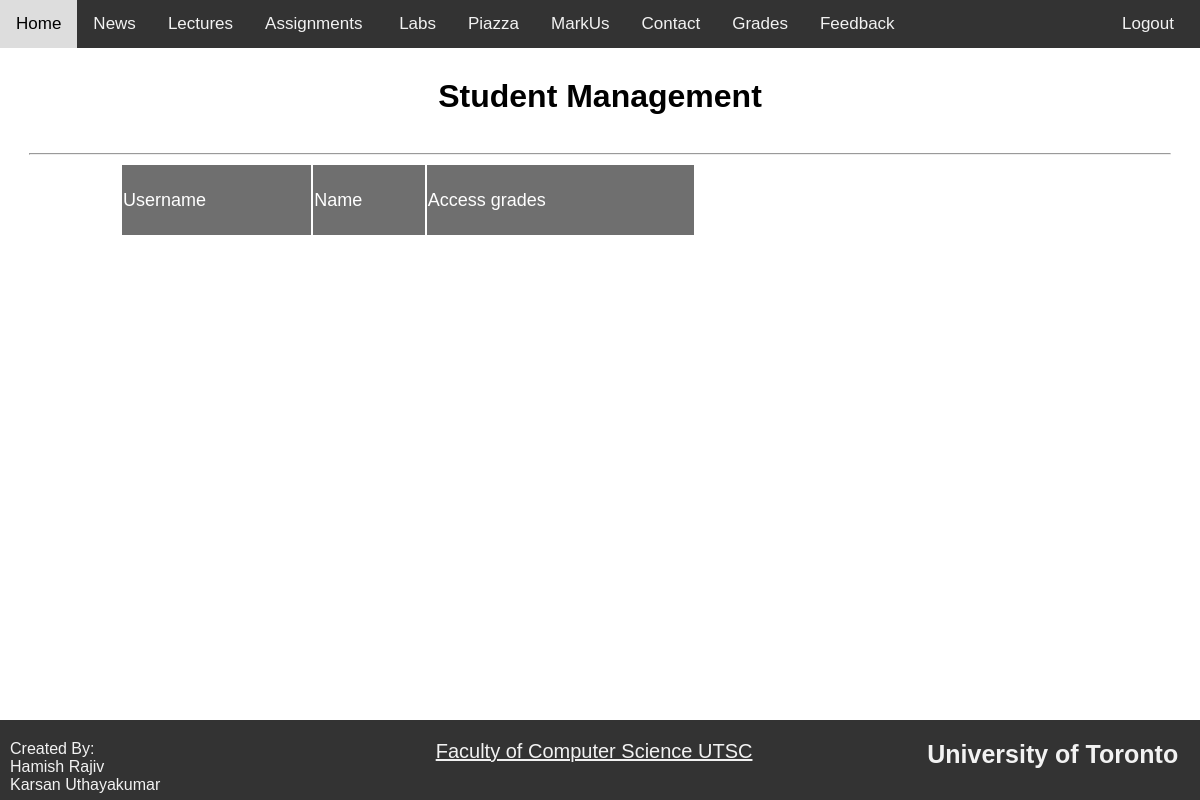
Before: /showMyStudents (signed in) with the older database file.
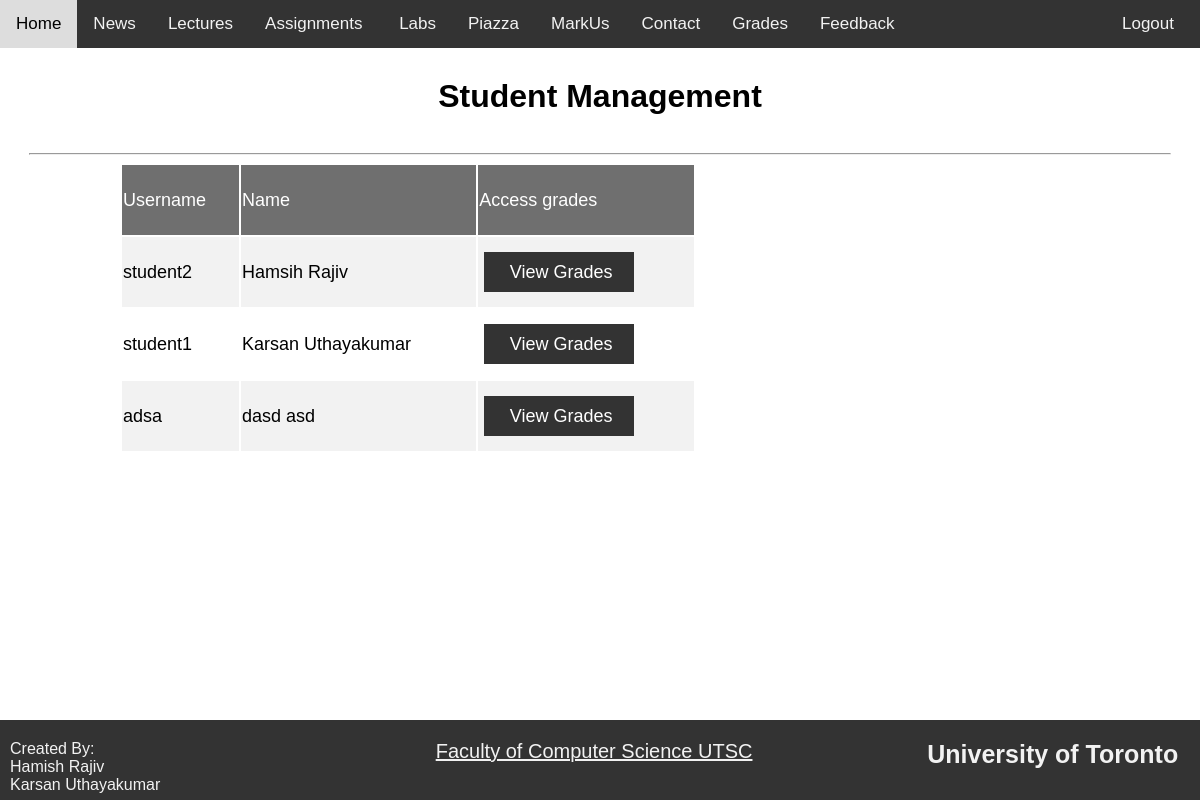
After: the same page with the newer database file.
### app.py (models this page shows)
class Student(Base):
    __tablename__ = "student"
    id = Column(Integer, primary_key=True)
    userId = Column(Integer,  ForeignKey('user.id'))
    username = Column(String, unique=True)
    firstName = Column(String)
    lastName = Column(String)
    instructor = relationship(
        "Instructor",
        secondary=association_table,
        back_populates="student")
    user = relationship("User", back_populates="student")
    grades = relationship("Grades", uselist=False, back_populates="student")

### app.py (the view)
@app.route('/showMyStudents')
def showMyStudents():
    myStudents = s.query(Instructor).filter_by(username=session.get("userName")).first().student
    return render_template("showMyStudents.html", myStudents =myStudents, accType=session.get("accountType"))

### app.py (called while the page is built)
@app.teardown_request
def remove_session(ex=None):
    s.remove()

### templates/showMyStudents.html
{% extends "layout.html" %}
{% block content %}
<div class="pageHeader">
    <h1> Student Management</h1>
</div>
<hr>
<div class="content">
    <table id="viewMyStudentsTable">
    <tbody>
        <tr>
            <td> Username</td>
            <td> Name</td>
            <td> Access grades</td>
        </tr>
           {% for s in myStudents %}
           <tr>
            <td> {{s.username}}</td>
            <td> {{s.firstName}} {{s.lastName}}</td>
             <td> <form class="remarkRequestForm" action="/redirect-editStudentGrade"  method="POST">
                 <input   id = submitButton name={{s.username}} type="submit" value="View Grades">
            </form></td>
            {% endfor %}
           </tr>
    </tbody>
</table>
</div>
{% endblock %}

### templates/layout.html (shortened to what this page needs)
<!DOCTYPE html>
<html>
<head>
    <link rel='stylesheet' type='text/css' media='screen' href="{{ url_for('static', filename='nav.css') }}">
    <link rel='stylesheet' type='text/css' media='screen' href="{{ url_for('static', filename='container.css') }}">
    <link rel='stylesheet' type='text/css' media='screen' href="{{ url_for('static', filename='footer.css') }}">
</head>
<body>
    <div class="container">
        <div class="header">
            <div class="nav">
                <a href="home">Home</a>
                <a href="news"> News </a>
                <a href="lectures">Lectures</a>
                <a href="assignments">Assignments&nbsp;</a>
                <a href="labs">Labs</a>
                <a href="https://piazza.com/mail.utoronto.ca/winter2017/csb20/home">Piazza</a>
                <a href="https://markus-old.utsc.utoronto.ca/cscb20w19">MarkUs</a>
                <a href="contacts">Contact</a>
                {% if  accType == "student" %}
                <a href="viewGrades"> Grades</a>
                <a href="giveFeedback"> Feedback </a>
                {% else %}
                <a href="showMyStudents"> Manage Students</a>
                <a href="remarkRequests"> Remark Requests </a>
                <a href="viewFeedback"> View Feedback</a>
                {% endif %}
                <a id="logout" href="logout">Logout</a>
            </div>
        </div>
        {% block content %} {% endblock %}
    </div>
    <div class="footer">
        <div id="createdBy">
            <p> Created By:<p>
                    <p>Hamish Rajiv</p>
                    <p>Karsan Uthayakumar</p>
        </div>
        <div id="facultyLink">
            <a href="https://www.utsc.utoronto.ca/cms/faculty-of-computer-science">Faculty of Computer Science
                UTSC</a> </div>
        <div id="uoftName">
            <h2>University of Toronto<h2>
        </div>
    </div>
</body>
</html>

### static/nav.css (style rules this page uses)
.header { flex: none; }
.nav { margin:0; padding:0; width: 100vw; max-width:100%; overflow: hidden; background-color: #333; }
.nav a { float: left; color: #f2f2f2; text-align: center; padding: 14px 16px; text-decoration: none; font-size: 17px; }
#logout { float: right; margin-right: 10px;; }

### static/container.css (style rules this page uses)
html,body { height: 100%; margin: 0px; padding: 0px; font-family: Arial, Helvetica, sans-serif; overflow-x: hidden; }
body { margin: 0px; padding: 0px; background-color: #ffffff; color: #000000; }
.pageHeader h1 { margin: 30px 0; }
hr { width: 95%; }
.container { display: flex; flex-direction: column; flex-wrap: wrap; align-items: center; min-height: 100%; padding-bottom: 80px; -webkit-box-sizing: border-box; -moz-box-sizing: border-box; box-sizing: border-box; }
.content { width: 80%; font-size: 18px; line-height: 1.5 ; }
table tr:nth-child(even) { background-color: #f2f2f2; }
table tr:first-child td { padding-top: 12px; padding-bottom: 12px; text-align: left; background-color: #333; opacity: 0.7; color: white; }
table tr { height: 50px; }
.remarkRequestForm input { font-size: 18px; color:black; background-color:rgb(211, 211, 211); height: 40px; display: inline; border-radius: 0; border-width: 0px; padding-left: 10px; }
#submitButton { color:white; background-color:#333; margin-left: 5px; }
#submitButton { width: 150px; }
#viewMyStudentsTable { min-width: 60%; }
#viewMyStudentsTable tr { height:70px; }

### static/footer.css (style rules this page uses)
.footer { background: #333; margin: 0px; opacity: 1; display: flex; flex-flow: row wrap; height: 50px; padding: 10px; padding-top: 20px; margin-top: -80px; clear:both; }
.footer div { margin: 0px; padding: 0px; width: 33%; }
.footer h2 { margin: 0px; padding: 0px; color: #f2f2f2; text-align: right; text-decoration: none; font-size: 25px; }
.footer p { margin: 0px; padding: 0px; color: #f2f2f2; }
.footer a { color: #f2f2f2; font-size: 20px; text-decoration: underline; text-align:center; display:block; }
#uoftName { text-align:right; display:block; }

Changed rows visible on the page:
added Student: username "student2", firstName "Hamsih", lastName "Rajiv"
added Student: username "student1", firstName "Karsan", lastName "Uthayakumar"
added Student: username "adsa", firstName "dasd", lastName "asd"
